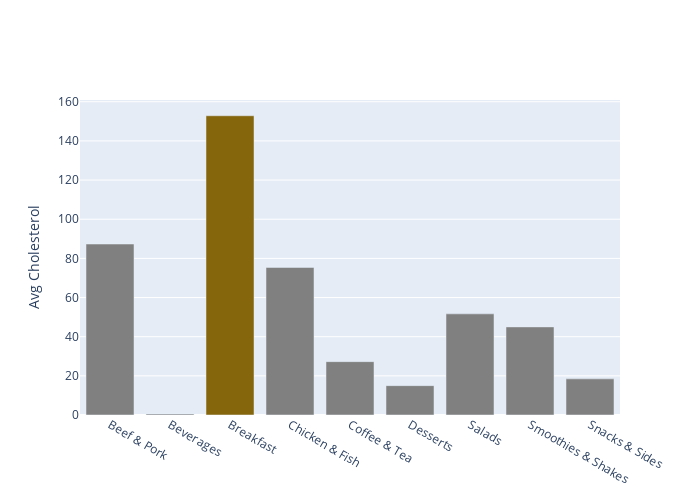

Notebook source saved alongside this figure:
### Markdown cell above
#### 6)average Cholestrol distribution for each category

### Code cell
chol=pd.DataFrame(df.groupby('Category')['Cholesterol'].mean())
        
colors=['gray']*9
colors[2]='#85660D'
fig = go.Figure(data=go.Bar(
    x=chol.index,
    y=chol['Cholesterol'],
    marker_color=colors
))
fig.update_yaxes(title='Avg Cholesterol')
fig.update_layout(width=700,height=500)
fig.show()
# pio.write_html(fig, file="embedGraphInYourWebsite/AvgCalestrol.html", auto_open=True)

### Figure 1 — Plotly figure (JSON) as saved in the notebook; plotly's stock layout.template omitted (floating-point values rounded to 4 significant figures)
{"data": [{"marker": {"color": ["gray", "gray", "#85660D", "gray", "gray", "gray", "gray", "gray", "gray"]}, "type": "bar", "x": ["Beef & Pork", "Beverages", "Breakfast", "Chicken & Fish", "Coffee & Tea", "Desserts", "Salads", "Smoothies & Shakes", "Snacks & Sides"], "y": [87.33, 0.5556, 152.9, 75.37, 27.26, 15, 51.67, 45, 18.46]}], "layout": {"height": 500, "width": 700, "yaxis": {"title": {"text": "Avg Cholesterol"}}}}
